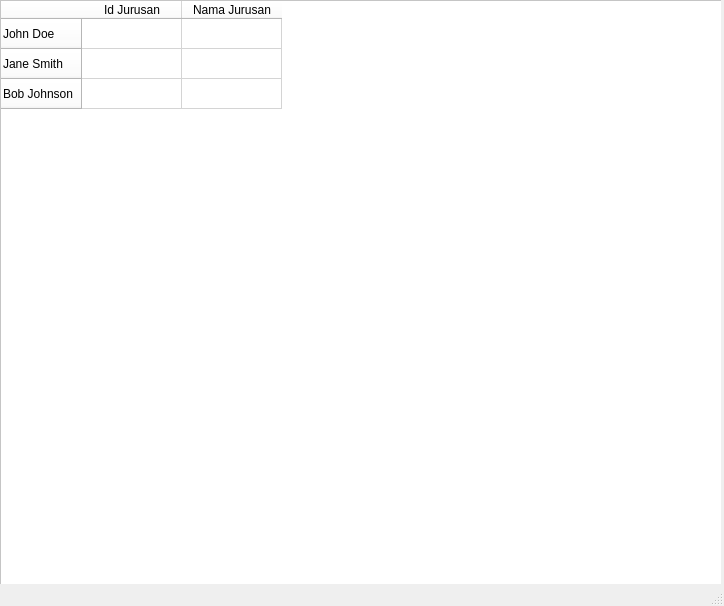
<?xml version="1.0" encoding="UTF-8"?>
<ui version="4.0">
 <class>MainWindow</class>
 <widget class="QMainWindow" name="MainWindow">
  <property name="geometry">
   <rect>
    <x>0</x>
    <y>0</y>
    <width>724</width>
    <height>606</height>
   </rect>
  </property>
  <property name="windowTitle">
   <string>MainWindow</string>
  </property>
  <widget class="QWidget" name="centralwidget">
   <widget class="QFrame" name="frame_3">
    <property name="geometry">
     <rect>
      <x>0</x>
      <y>0</y>
      <width>721</width>
      <height>591</height>
     </rect>
    </property>
    <property name="styleSheet">
     <string notr="true">background-color: white;</string>
    </property>
    <property name="frameShape">
     <enum>QFrame::StyledPanel</enum>
    </property>
    <property name="frameShadow">
     <enum>QFrame::Raised</enum>
    </property>
    <widget class="QTableWidget" name="tablejurusan">
     <property name="geometry">
      <rect>
       <x>0</x>
       <y>0</y>
       <width>781</width>
       <height>601</height>
      </rect>
     </property>
     <row>
      <property name="text">
       <string>John Doe</string>
      </property>
     </row>
     <row>
      <property name="text">
       <string>Jane Smith</string>
      </property>
     </row>
     <row>
      <property name="text">
       <string>Bob Johnson</string>
      </property>
     </row>
     <column>
      <property name="text">
       <string>Id Jurusan</string>
      </property>
     </column>
     <column>
      <property name="text">
       <string>Nama Jurusan</string>
      </property>
     </column>
    </widget>
   </widget>
  </widget>
  <widget class="QMenuBar" name="menubar">
   <property name="geometry">
    <rect>
     <x>0</x>
     <y>0</y>
     <width>724</width>
     <height>26</height>
    </rect>
   </property>
  </widget>
  <widget class="QStatusBar" name="statusbar"/>
 </widget>
 <resources/>
 <connections/>
</ui>
